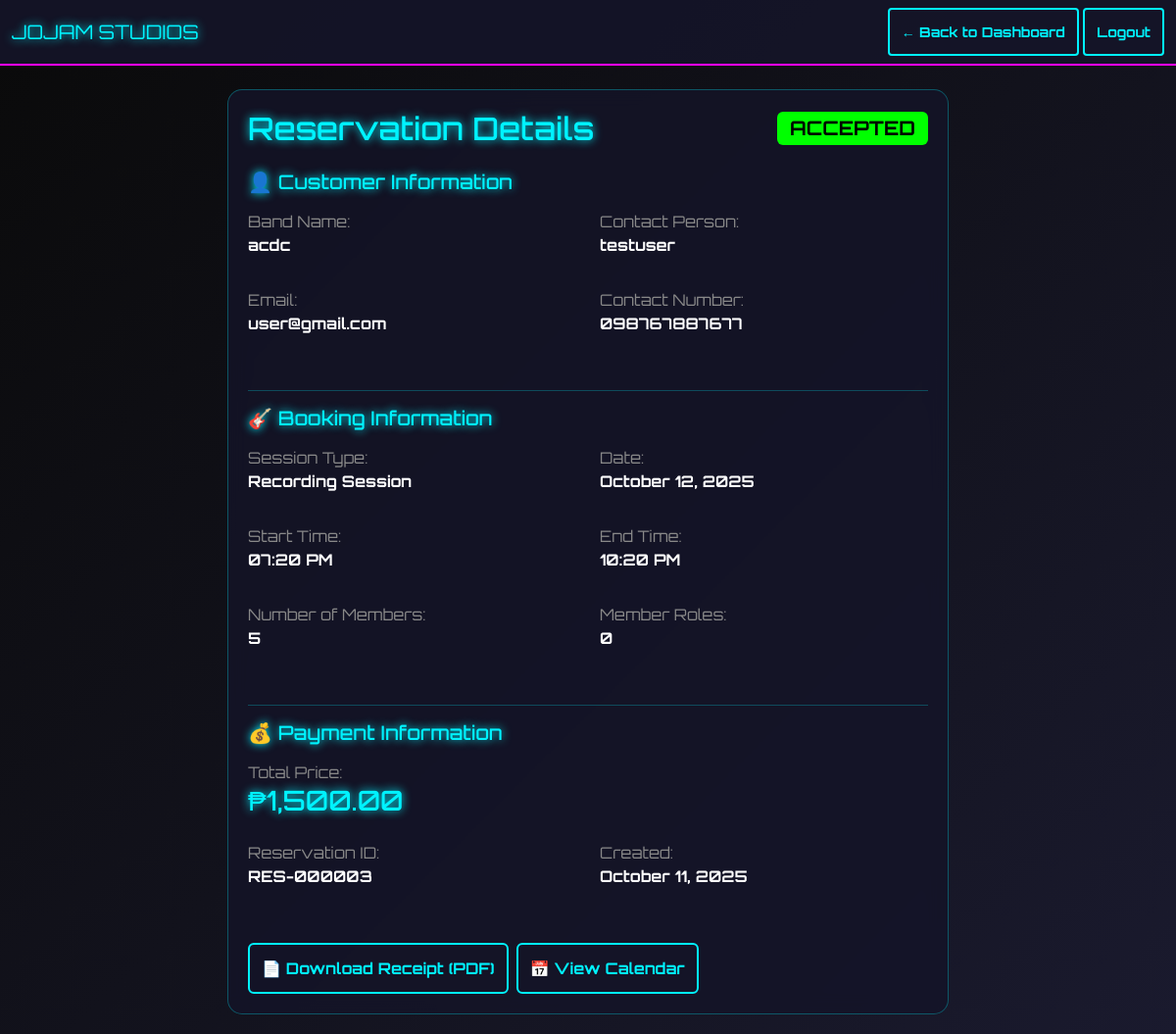
Screenshot of /view_reservation.php?id=3 (signed in) with the database file from the repository.
### tables this page shows
CREATE TABLE `reservations` (
  `id` int(11) NOT NULL,
  `user_id` int(11) NOT NULL,
  `band_name` varchar(100) NOT NULL,
  `date` date NOT NULL,
  `start_time` time NOT NULL,
  `end_time` time NOT NULL,
  `members` int(11) NOT NULL,
  `roles` varchar(255) DEFAULT NULL,
  `type` enum('recording','practice') NOT NULL,
  `total_price` double DEFAULT NULL,
  `status` enum('pending','accepted','declined') DEFAULT 'pending',
  `created_at` timestamp NOT NULL DEFAULT current_timestamp()
);

CREATE TABLE `users` (
  `id` int(11) NOT NULL,
  `username` varchar(50) NOT NULL,
  `email` varchar(100) NOT NULL,
  `password` varchar(255) NOT NULL,
  `role` enum('admin','user') DEFAULT 'user',
  `band_name` varchar(100) DEFAULT NULL,
  `contact_number` varchar(20) DEFAULT NULL,
  `created_at` timestamp NOT NULL DEFAULT current_timestamp()
);

### config.php (called while the page is built, shortened)
<?php
function isAdmin() {
    return (isset($_SESSION['role']) && strtolower($_SESSION['role']) === 'admin');
}
?>

### view_reservation.php (the view, shortened to what this page needs)
<?php
require_once 'config.php';
$reservation_id = isset($_GET['id']) ? intval($_GET['id']) : 0;
$sql = "
    SELECT r.*, u.username, u.email, u.contact_number, u.band_name
    FROM reservations r
    INNER JOIN users u ON r.user_id = u.id
    WHERE r.id = ?
";
$stmt = $conn->prepare($sql);
$stmt->bind_param("i", $reservation_id);
$stmt->execute();
$result = $stmt->get_result();
$reservation = $result->fetch_assoc();
?>
<!DOCTYPE html>
<html lang="en">
<head>
    <link href="https://cdn.jsdelivr.net/npm/bootstrap@5.3.0/dist/css/bootstrap.min.css" rel="stylesheet">
    <link rel="stylesheet" href="jojam-styles.css">
</head>
<body>
    <nav class="navbar navbar-dark navbar-custom">
        <div class="container-fluid">
            <span class="navbar-brand neon-text">JOJAM STUDIOS</span>
            <div>
                <a href="<?php echo isAdmin() ? 'admin_dashboard.php' : 'user_dashboard.php'; ?>" class="btn btn-sm btn-neon">
                    ← Back to Dashboard
                </a>
                <a href="logout.php" class="btn btn-sm btn-neon">Logout</a>
            </div>
        </div>
    </nav>
    <div class="container mt-4">
        <div class="row">
            <div class="col-lg-8 mx-auto">
                <div class="glass-card">
                    <div class="d-flex justify-content-between align-items-center mb-4">
                        <h2 class="neon-text mb-0">Reservation Details</h2>
                        <span class="badge badge-<?php echo $reservation['status']; ?> fs-5">
                            <?php echo strtoupper($reservation['status']); ?>
                        </span>
                    </div>
                    <div class="mb-4">
                        <h5 class="neon-text mb-3">👤 Customer Information</h5>
                        <div class="row">
                            <div class="col-md-6 mb-3">
                                <label class="text-muted-custom">Band Name:</label>
                                <p class="fw-bold"><?php echo htmlspecialchars($reservation['band_name']); ?></p>
                            </div>
                            <div class="col-md-6 mb-3">
                                <label class="text-muted-custom">Contact Person:</label>
                                <p class="fw-bold"><?php echo htmlspecialchars($reservation['username']); ?></p>
                            </div>
                            <div class="col-md-6 mb-3">
                                <label class="text-muted-custom">Email:</label>
                                <p class="fw-bold"><?php echo htmlspecialchars($reservation['email']); ?></p>
                            </div>
                            <div class="col-md-6 mb-3">
                                <label class="text-muted-custom">Contact Number:</label>
                                <p class="fw-bold"><?php echo htmlspecialchars($reservation['contact_number']); ?></p>
                            </div>
                        </div>
                    </div>
                    <hr style="border-color: var(--neon-blue);">
                    <div class="mb-4">
                        <h5 class="neon-text mb-3">🎸 Booking Information</h5>
                        <div class="row">
                            <div class="col-md-6 mb-3">
                                <label class="text-muted-custom">Session Type:</label>
                                <p class="fw-bold"><?php echo ucfirst($reservation['type']); ?> Session</p>
                            </div>
                            <div class="col-md-6 mb-3">
                                <label class="text-muted-custom">Date:</label>
                                <p class="fw-bold"><?php echo date('F d, Y', strtotime($reservation['date'])); ?></p>
                            </div>
                            <div class="col-md-6 mb-3">
                                <label class="text-muted-custom">Start Time:</label>
                                <p class="fw-bold"><?php echo date('h:i A', strtotime($reservation['start_time'])); ?></p>
                            </div>
                            <div class="col-md-6 mb-3">
                                <label class="text-muted-custom">End Time:</label>
                                <p class="fw-bold"><?php echo date('h:i A', strtotime($reservation['end_time'])); ?></p>
                            </div>
                            <div class="col-md-6 mb-3">
                                <label class="text-muted-custom">Number of Members:</label>
                                <p class="fw-bold"><?php echo $reservation['members']; ?></p>
                            </div>
                            <div class="col-md-6 mb-3">
                                <label class="text-muted-custom">Member Roles:</label>
                                <p class="fw-bold"><?php echo htmlspecialchars($reservation['roles']); ?></p>
                            </div>
                        </div>
                    </div>
                    <hr style="border-color: var(--neon-blue);">
                    <div class="mb-4">
                        <h5 class="neon-text mb-3">💰 Payment Information</h5>
                        <div class="row">
                            <div class="col-md-12 mb-3">
                                <label class="text-muted-custom">Total Price:</label>
                                <h3 class="neon-text">₱<?php echo number_format($reservation['total_price'], 2); ?></h3>
                            </div>
                            <div class="col-md-6 mb-3">
                                <label class="text-muted-custom">Reservation ID:</label>
                                <p class="fw-bold">RES-<?php echo str_pad($reservation['id'], 6, '0', STR_PAD_LEFT); ?></p>
                            </div>
                            <div class="col-md-6 mb-3">
                                <label class="text-muted-custom">Created:</label>
                                <p class="fw-bold"><?php echo date('F d, Y', strtotime($reservation['created_at'])); ?></p>
                            </div>
                        </div>
                    </div>
                    <div class="mt-4 d-flex gap-2">
                        <?php if ($reservation['status'] === 'accepted'): ?>
                            <a href="generate_receipt.php?id=<?php echo $reservation['id']; ?>" class="btn btn-neon">
                                📄 Download Receipt (PDF)
                            </a>
                        <?php endif; ?>
                        <a href="calendar_view.php" class="btn btn-neon">📅 View Calendar</a>
                    </div>
                </div>
            </div>
        </div>
    </div>
</body>
</html>

### jojam-styles.css (style rules this page uses)
:root { --neon-blue: #00f3ff; --neon-magenta: #ff00ff; --neon-yellow: #ffff00; --neon-green: #00ff00; --dark-bg: #0a0a0a; --dark-secondary: #1a1a2e; --glass-bg: rgba(20, 20, 40, 0.8); --glass-border: rgba(0, 243, 255, 0.3); }
body { background: linear-gradient(135deg, var(--dark-bg) 0%, var(--dark-secondary) 100%); color: white; font-family: 'Orbitron', sans-serif; min-height: 100vh; }
.glass-card { background: var(--glass-bg); backdrop-filter: blur(10px); border: 1px solid var(--glass-border); border-radius: 15px; padding: 20px; margin-bottom: 20px; }
.neon-text { color: var(--neon-blue); text-shadow: 0 0 10px var(--neon-blue); }
.btn-neon { background: transparent; border: 2px solid var(--neon-blue); color: var(--neon-blue); padding: 12px; font-weight: bold; transition: all 0.3s ease; }
.navbar-custom { background: rgba(20, 20, 40, 0.9); border-bottom: 2px solid var(--neon-blue); }
.navbar-dark { background: rgba(20, 20, 40, 0.9); border-bottom: 2px solid var(--neon-magenta); }
.badge-accepted { background: var(--neon-green); color: black; }
.text-muted-custom { color: #888; }

### rows the page displays
reservations: status "ACCEPTED", user.band_name "acdc", user.username "testuser", user.email "user@gmail.com", user.contact_number "098767887677", type "Recording", date "October 12, 2025", start_time "07:20 PM", end_time "10:20 PM", members "5", roles "0", total_price "1,500.00", id "000003", created_at "October 11, 2025"
